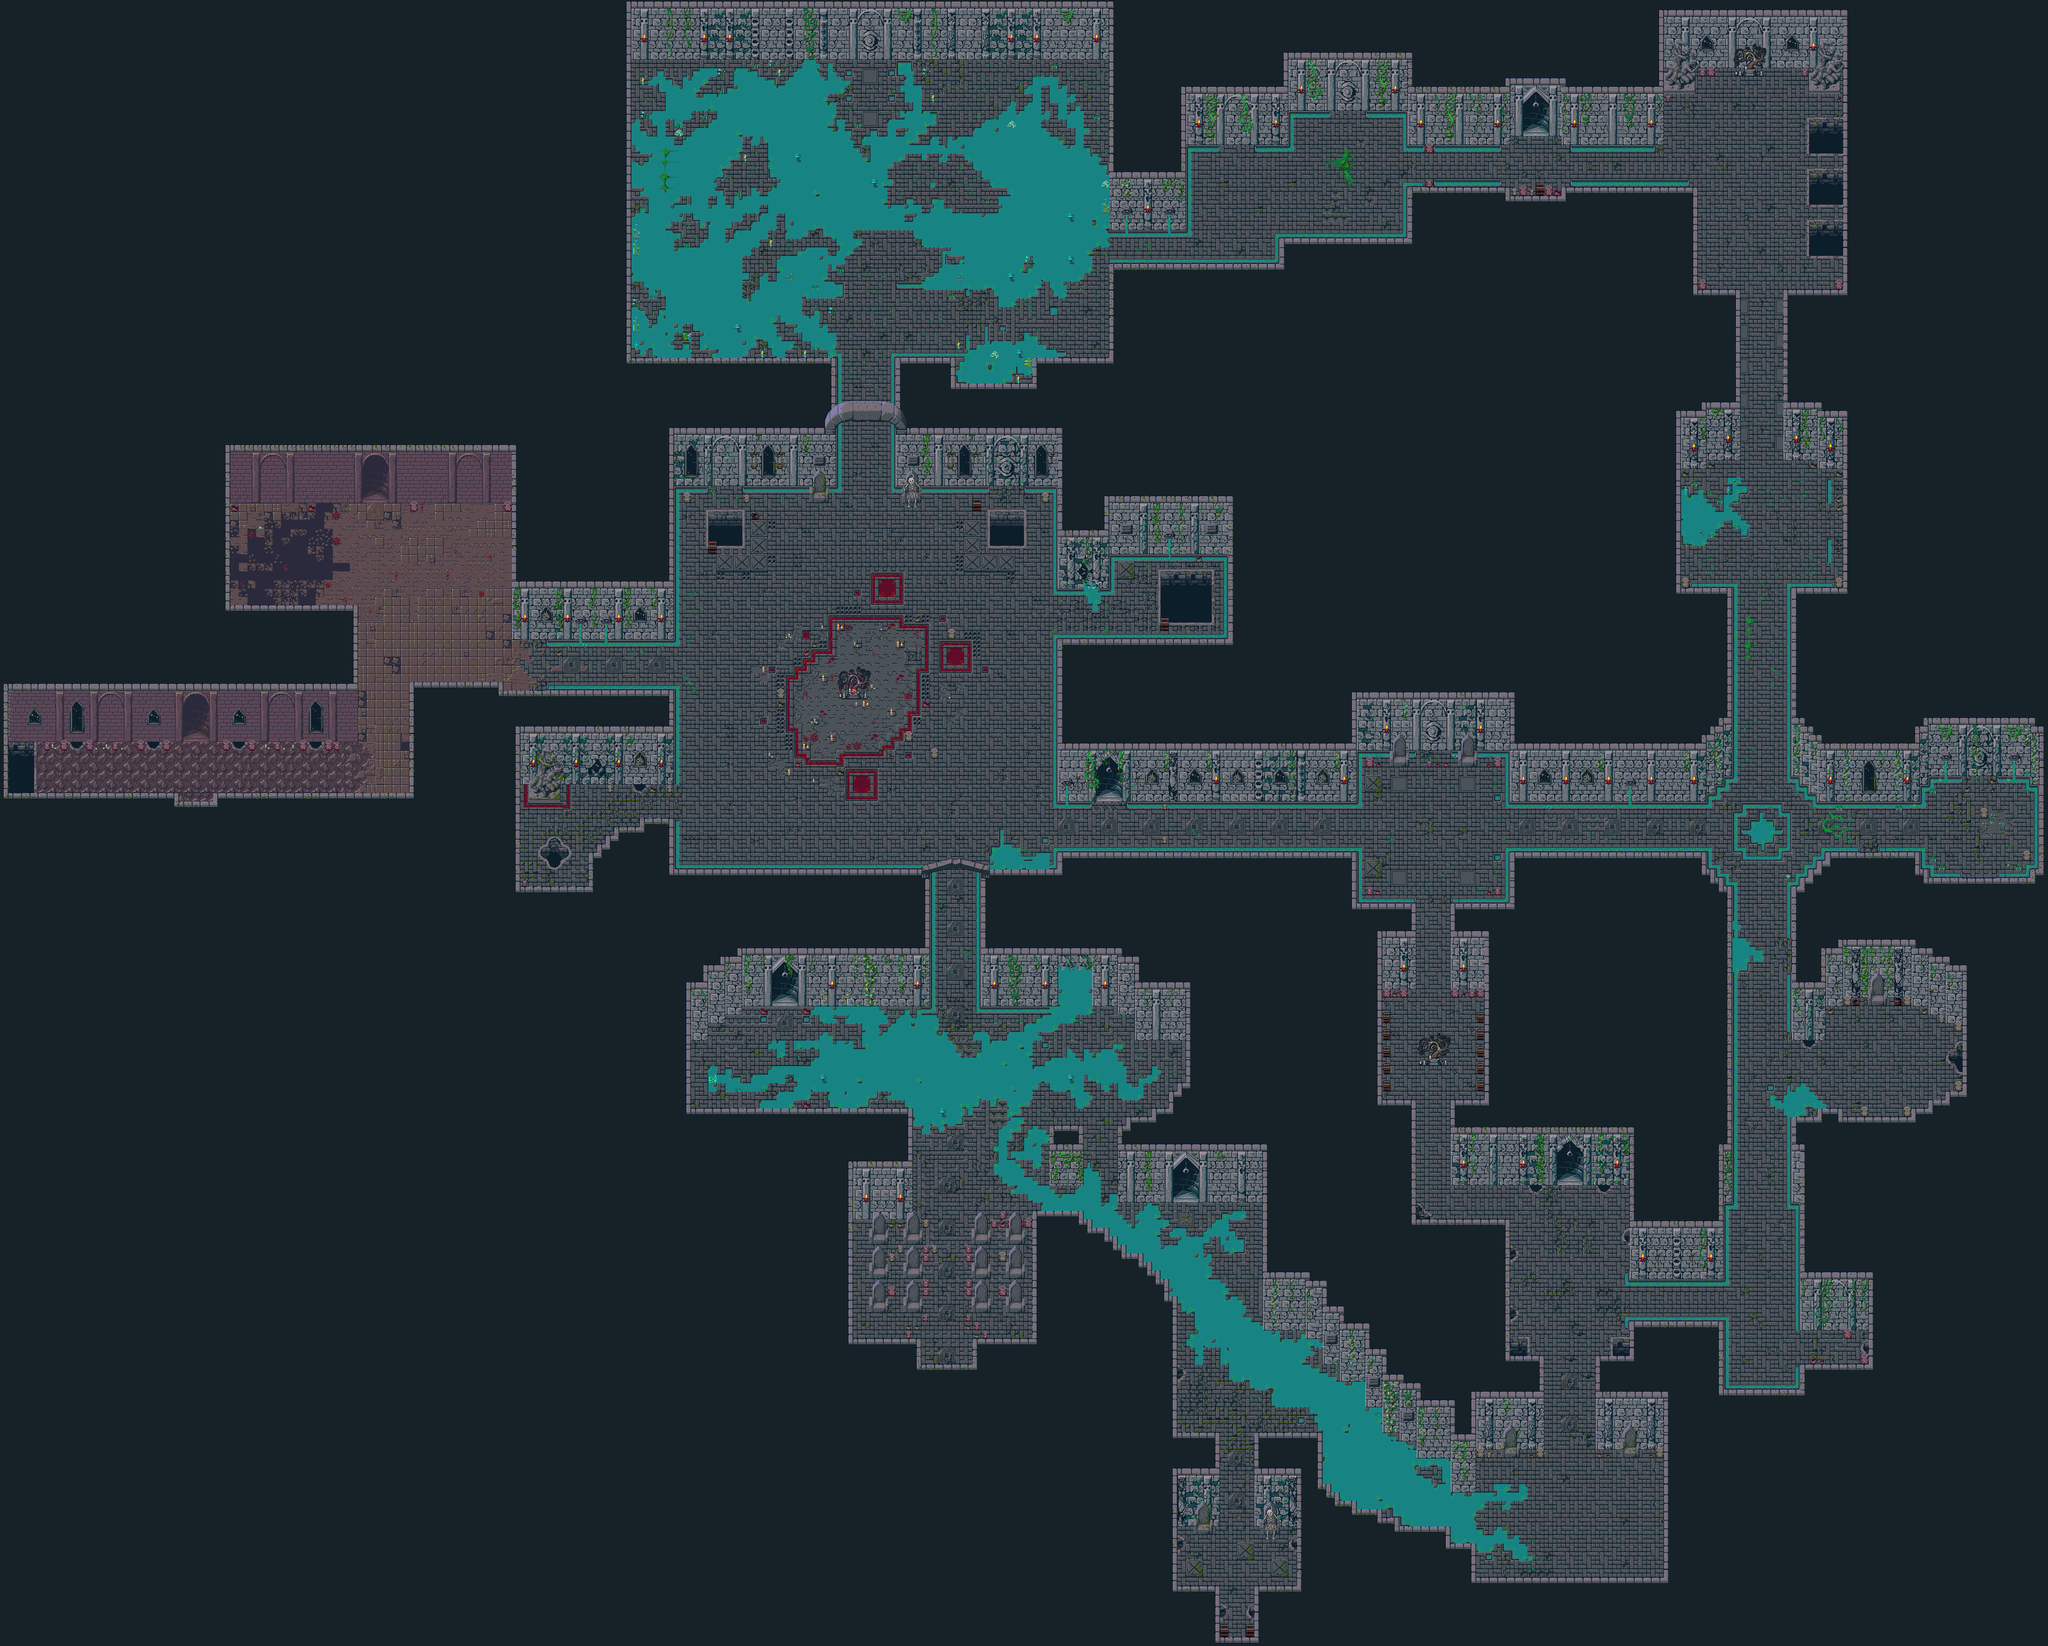

A level layout from a 2D game, rendered from its tile map. Below: a short description, then the map file with tile-grid data replaced by summaries:
An orthogonal 240x193 tile map with 16x16 px tiles, 5 tile layers (101 BG, 102 BG Cosmetic, Walls, Wall Cosmetic, ...), 1 hidden layer not drawn and 94 objects.

<map version="1.10" tiledversion="1.10.2" orientation="orthogonal" renderorder="right-down" width="240" height="193" tilewidth="16" tileheight="16" infinite="0" backgroundcolor="#162227" nextlayerid="13" nextobjectid="123">
 <properties>
  <property name="minimap" value="maps/MINI_R0000.png" />
 </properties>
 <tileset firstgid="1" source="V1.tsx" />
 <group id="9" name="1 Background Layers">
  <layer id="1" name="101 BG" width="240" height="193">
   <data>[46320 cells, 11977 non-empty, 291 distinct tile ids]</data>
  </layer>
  <layer id="2" name="102 BG Cosmetic" width="240" height="193">
   <data>[46320 cells, 988 non-empty, 316 distinct tile ids]</data>
  </layer>
  <layer id="3" name="Walls" width="240" height="193">
   <data>[46320 cells, 6054 non-empty, 553 distinct tile ids]</data>
  </layer>
  <layer id="4" name="Wall Cosmetic" width="240" height="193">
   <data>[46320 cells, 1470 non-empty, 372 distinct tile ids]</data>
  </layer>
 </group>
 <group id="11" name="2 Foreground Layers">
  <layer id="12" name="Elements" width="240" height="193">
   <data>[46320 cells, 103 non-empty, 80 distinct tile ids]</data>
  </layer>
  <layer id="5" name="Minimap" width="240" height="193" visible="0">
   <data>[46320 cells, 2293 non-empty, 1 distinct tile ids]</data>
  </layer>
 </group>
 <group id="8" name="0 Vert">
  <objectgroup color="#aa0000" id="6" name="Static">
   <!-- 94 objects omitted --></objectgroup>
  <objectgroup color="#ffff00" id="7" name="Object data" locked="1" />
 </group>
</map>
<!-- 94 of 94 objects omitted -->
